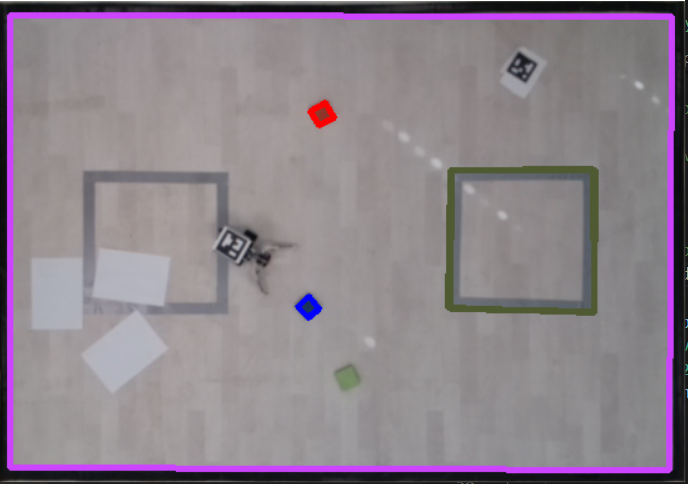
#> input picture aruco_transformed.png, 688 x 484 px, found by its file name
$ python -i contrast.py   (imports and definitions only)
#> lines starting #> are read from the running program, lines starting #| are printed output that depends on the picture
import cv2
import numpy as np

def contrast_enhancer(file_name, alpha, beta):
#> called with file_name = 'aruco_transformed.png', alpha = 1.8, beta = -50
    img = cv2.imread(file_name)
#> img is the input picture: shape (484, 688, 3); mean B, G, R 140, 130.8, 141.1
    new_image = cv2.addWeighted(img, alpha, np.zeros(img.shape, img.dtype), 0, beta)
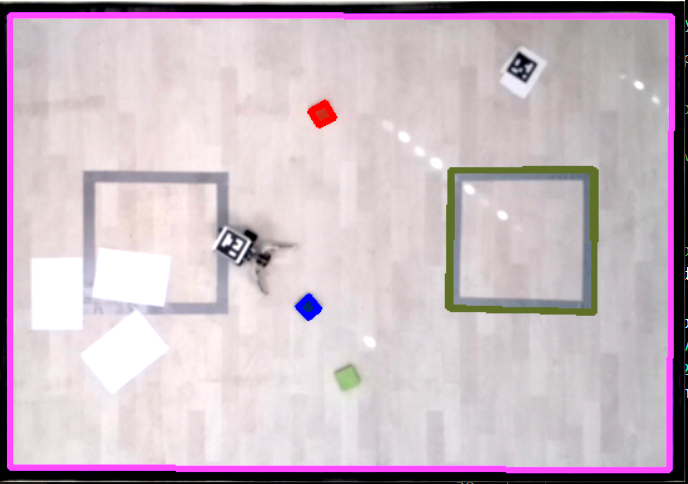
#> new_image: shape (484, 688, 3); mean B, G, R 195.3, 185.5, 201.7

    return new_image

new_image = contrast_enhancer("aruco_transformed.png", 1.8, -50)


# [4 lines not run here, left out]

def contrast_enhance_clahe(file_name, clipLimit=5.0, tileGridSize=(8,8)):
#> called with file_name = '../aruco_transformed.png', clipLimit = 5, tileGridSize = (8, 8)
    hsv = cv2.cvtColor(cv2.imread(file_name), cv2.COLOR_BGR2HSV)
#> hsv: shape (484, 688, 3); mean H, S, V 125.2, 22.2, 144.5
    h, s, v = hsv[:,:,0], hsv[:,:,1], hsv[:,:,2]
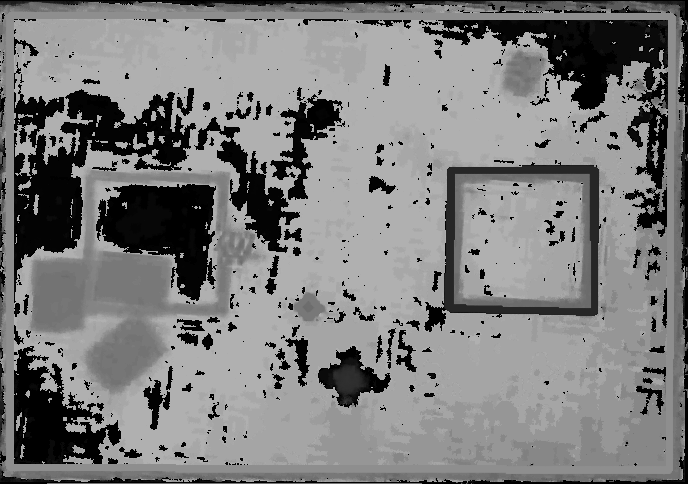
#> h: shape (484, 688); min 0, max 179, mean 125.2
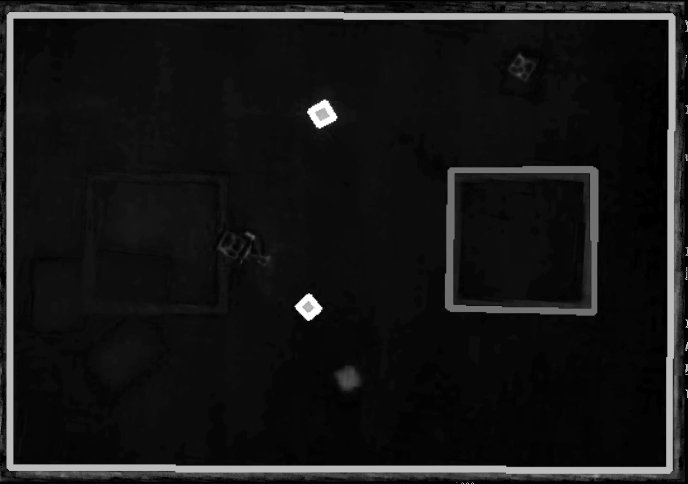
#> s: shape (484, 688); min 0, max 255, mean 22.2
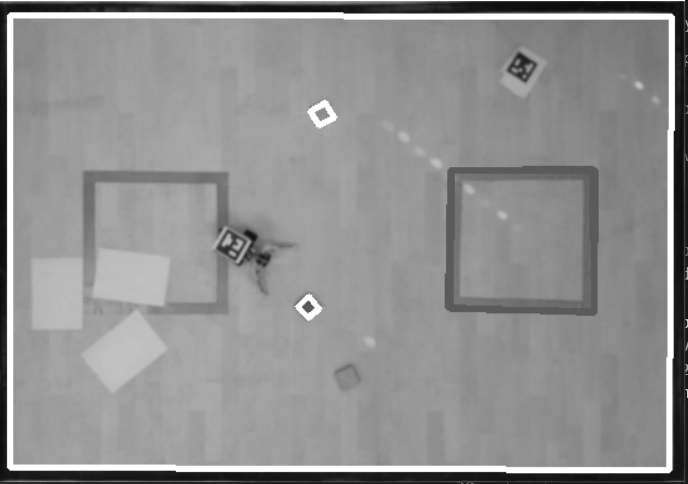
#> v: shape (484, 688); min 10, max 255, mean 144.5
    clahe = cv2.createCLAHE(clipLimit=clipLimit, tileGridSize=tileGridSize)
    v = clahe.apply(v)
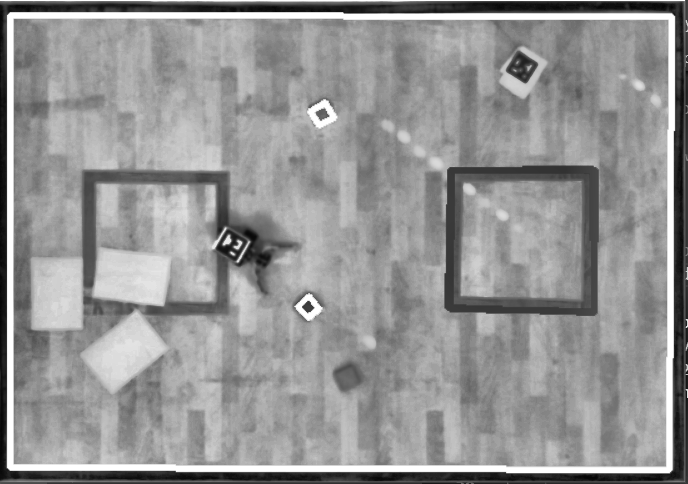
#> v: shape (484, 688); min 5, max 255, mean 148.9
    hsv = np.dstack((h, s, v))
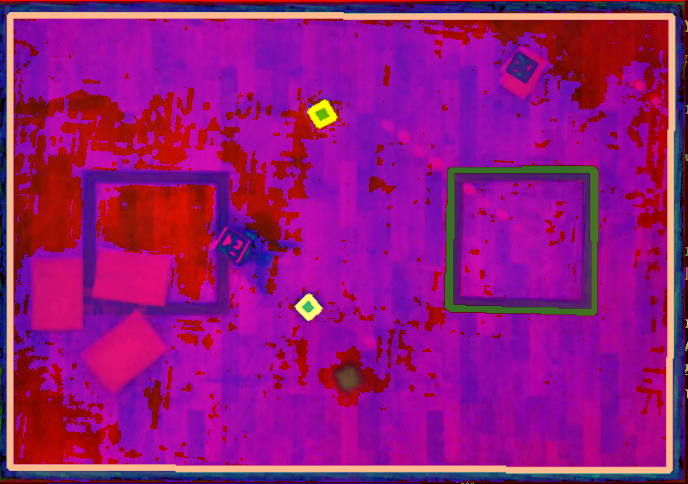
#> hsv: shape (484, 688, 3); mean of channels 0, 1, 2 125.2, 22.2, 148.9; drawn as B, G, R
    rgb = cv2.cvtColor(hsv, cv2.COLOR_HSV2BGR)
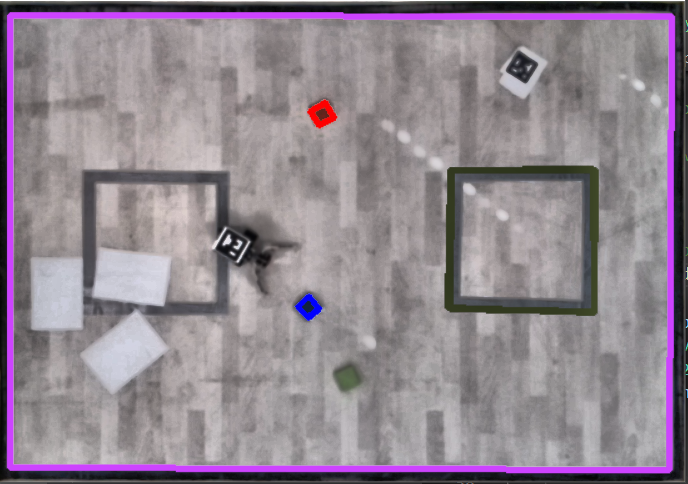
#> rgb: shape (484, 688, 3); mean B, G, R 144.1, 134.4, 145.4

    return rgb

# new_image = contrast_enhance_clahe("aruco_transformed.png")

# [4 lines not run here, left out]

# while True:
#     cv2.imshow("enhanced contrast", new_image)
#     if cv2.waitKey(1) == 113:       # Q-key as quit button
#         break

>>> result = contrast_enhance_clahe('../aruco_transformed.png')
